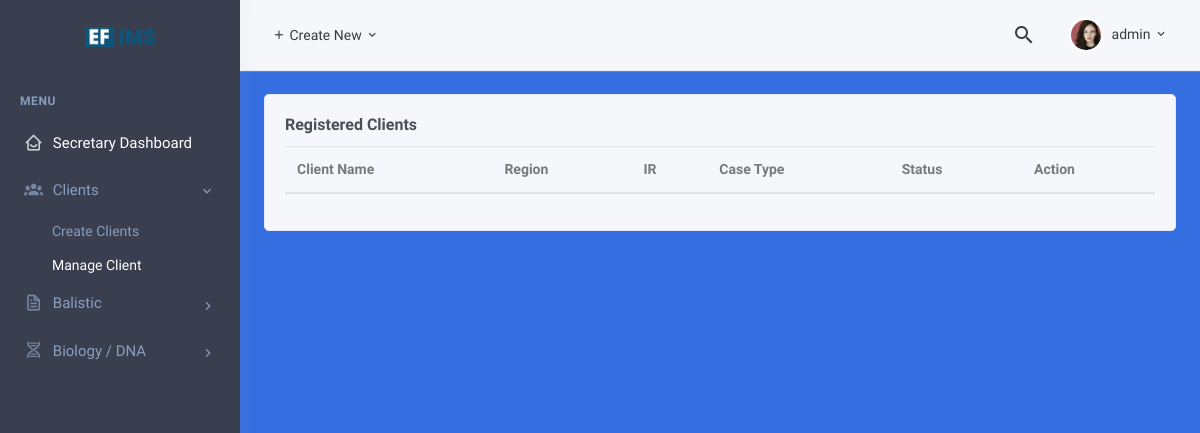
The page /client/ (signed in) on the database as committed earlier.
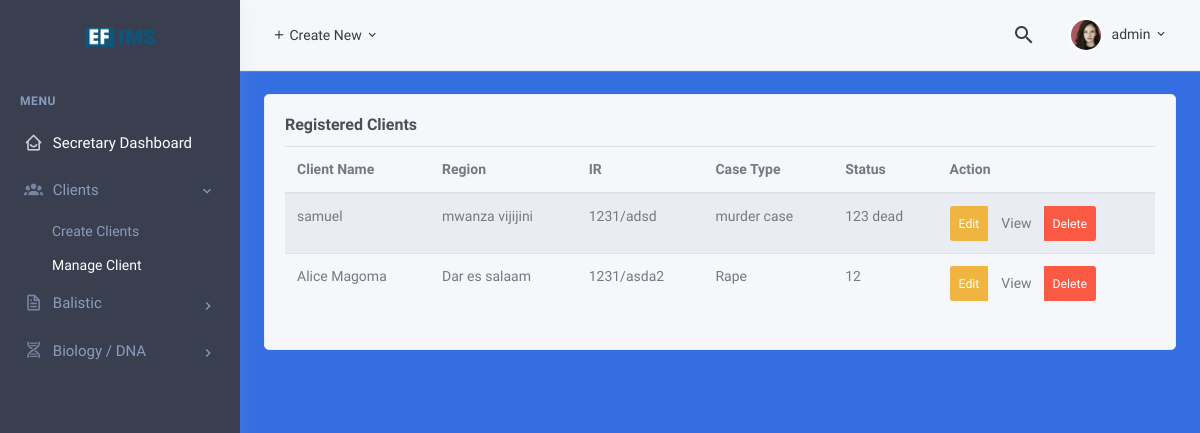
The same page on the database as committed later.
### pages/models.py (models this page shows, shortened)
class Client(models.Model):
    ir = models.CharField(help_text="Enter IR", max_length=160,null=False,blank=False, verbose_name="IR")
    casetype = models.CharField(help_text="Enter Case Type", max_length=160,null=False,blank=False,verbose_name="Case Type")
    status = models.CharField(help_text="Enter Exhibit Type or Status", max_length=160,null=False,blank=False,verbose_name="Exhibit Type or Status")
    region = models.CharField(help_text="Enter Region or region", max_length=160,null=False,blank=False,verbose_name="Region or District")
    client = models.CharField(help_text="Enter Clients Name", max_length=160,null=False,blank=False,verbose_name="Client Name")
    class Meta:
        verbose_name = 'Client'
        verbose_name_plural = 'Clients'
    def get_absolute_url(self):
        from django.urls import reverse
        return reverse('list-detail', args=[str(self.id)])

### pages/views.py (the view)
# urls.py: path('client/', views.ClientList.as_view(), name='list-client'),
class ClientList(LoginRequiredMixin,ListView):
    model = Client
    context_object_name = 'client'
    template_name ="clients/list.html"

### template/clients/list.html
{% extends 'clients/base.html' %}
{% load static %}
{% block content %}
<div id="layout-wrapper">
    {% include 'include/navbar.html' %}
    <div class="main-content">
        <div class="page-content">
            <div class="container-fluid">
                <div class="row">
                    <div class="col-xl-12">
                        <div class="card">
                            <div class="card-body">
                                <h4 class="card-title">
                                    Registered Clients
                                </h4>
                                <table id="datatable-buttons" class="table table-striped dt-responsive nowrap">
                                    <thead>
                                        <tr>
                                            <th>Client Name</th>
                                            <th>Region</th>
                                            <th>IR</th>
                                            <th>Case Type</th>
                                            <th>Status</th>
                                            <th>Action</th>
                                        </tr>
                                    </thead>
                                    <tbody>
                                        {% for client in client %}
                                        <tr>
                                            <td>{{ client.client }}</td>
                                            <td>{{ client.region }}</td>
                                            <td>{{ client.ir }}</td>
                                            <td>{{client.casetype}}</td>
                                            <td>{{client.status}}</td>
                                            <td>
                                                <div class="btn-group btn-group-sm" role="group" aria-label="Small button group">
                                                    <button type="button" class="btn btn-warning waves-effect waves-light">Edit</button>
                                                    <a href="{{ client.get_absolute_url }}"><button type="button" class="btn btn-sucess waves-effect waves-light">View</button></a>
                                                    <button type="button" class="btn btn-danger waves-effect waves-light">Delete</button>
                                                </div>
                                            </td>
                                        </tr>
                                        {% endfor %}
                                    </tbody>
                                </table>
                            </div>
                        </div>
                    </div>
                </div>
            </div>
        </div>
    </div>
</div>
{% endblock content %}

### template/clients/base.html (shortened to what this page needs)
<!DOCTYPE html>
<html lang="en">
{% load static %}
{% load crispy_forms_tags %}
<head>
    <link href="{% static 'assets/css/bootstrap.min.css' %}" rel="stylesheet" type="text/css" />
    <link href="{% static 'assets/css/icons.min.css' %}" rel="stylesheet" type="text/css" />
    <link href="{% static 'assets/css/theme.min.css' %}" rel="stylesheet" type="text/css" />
</head>
<body class="bg-primary">
{% block content %}
{% endblock content %}
</body>
</html>

### template/include/navbar.html (shortened to what this page needs)
{% load static %}
<header id="page-topbar">
    <div class="navbar-header">
        <div class="d-flex align-items-left">
            <div class="dropdown d-none d-sm-inline-block">
                <button type="button" class="btn header-item waves-effect" id="page-header-user-dropdown" data-toggle="dropdown" aria-haspopup="true" aria-expanded="false">
                    <i class="mdi mdi-plus"></i> Create New
                    <i class="mdi mdi-chevron-down d-none d-sm-inline-block"></i>
                </button>
            </div>
        </div>
        <div class="d-flex align-items-right">
            <div class="dropdown d-none d-sm-inline-block ml-2">
                <button type="button" class="btn header-item noti-icon waves-effect" id="page-header-search-dropdown" data-toggle="dropdown" aria-haspopup="true" aria-expanded="false">
                    <i class="mdi mdi-magnify"></i>
                </button>
            </div>
            <div class="dropdown d-inline-block ml-2">
                <button type="button" class="btn header-item waves-effect" id="page-header-user-dropdown" data-toggle="dropdown" aria-haspopup="true" aria-expanded="false">
                    <img class="rounded-circle header-profile-user" src="{% static 'assets/images/users/avatar-3.jpg' %}" alt="Header Avatar">
                    <span class="d-none d-sm-inline-block ml-1">{{user.username}}</span>
                    <i class="mdi mdi-chevron-down d-none d-sm-inline-block"></i>
                </button>
            </div>
        </div>
    </div>
</header>
<div class="vertical-menu mm-active">
    <div data-simplebar="init" class="h-100 mm-show"><div class="simplebar-wrapper" style="margin: 0px;"><div class="simplebar-height-auto-observer-wrapper"><div class="simplebar-height-auto-observer"></div></div><div class="simplebar-mask"><div class="simplebar-offset" style="right: -15px; bottom: 0px;"><div class="simplebar-content-wrapper" style="height: 100%; overflow: hidden scroll;"><div class="simplebar-content" style="padding: 0px;">
        <div class="navbar-brand-box">
            <a href="index.html" class="logo">
                <img src="{% static 'assets/images/logo-dark.png' %}">
            </a>
        </div>
        <div id="sidebar-menu" class="mm-active">
            <ul class="metismenu list-unstyled mm-show" id="side-menu">
                <li class="menu-title">Menu</li>
                <li class="mm-active">
                    <a href="{% url 'home' %}" class="waves-effect active"><i class="bx bx-home-smile"></i><span>Secretary Dashboard</span></a>
                </li>
                <li>
                    <a href="javascript: void(0);" class="has-arrow waves-effect"><i class="mdi mdi-account-group"></i><span>Clients</span></a>
                    <ul class="sub-menu mm-collapse" aria-expanded="false">
                        <li><a href="{% url 'create-client' %}">Create Clients</a></li>
                        <li><a href="{% url 'list-client' %}">Manage Client</a></li>
                    </ul>
                </li>
                <li>
                    <a href="javascript: void(0);" class="has-arrow waves-effect"><i class="bx bx-file"></i><span>Balistic</span></a>
                </li>
                <li>
                    <a href="javascript: void(0);" class="has-arrow waves-effect"><i class="mdi mdi-dna"></i><span>Biology / DNA</span></a>
                </li>
            </ul>
        </div>
    </div></div></div></div><div class="simplebar-placeholder" style="width: auto; height: 657px;"></div></div></div>
</div>

Rows that differ between the two databases and show on the page:
added Client: client "samuel", region "mwanza vijijini", ir "1231/adsd", casetype "murder case", status "123 dead"
added Client: client "Alice Magoma", region "Dar es salaam", ir "1231/asda2", casetype "Rape", status "12"
